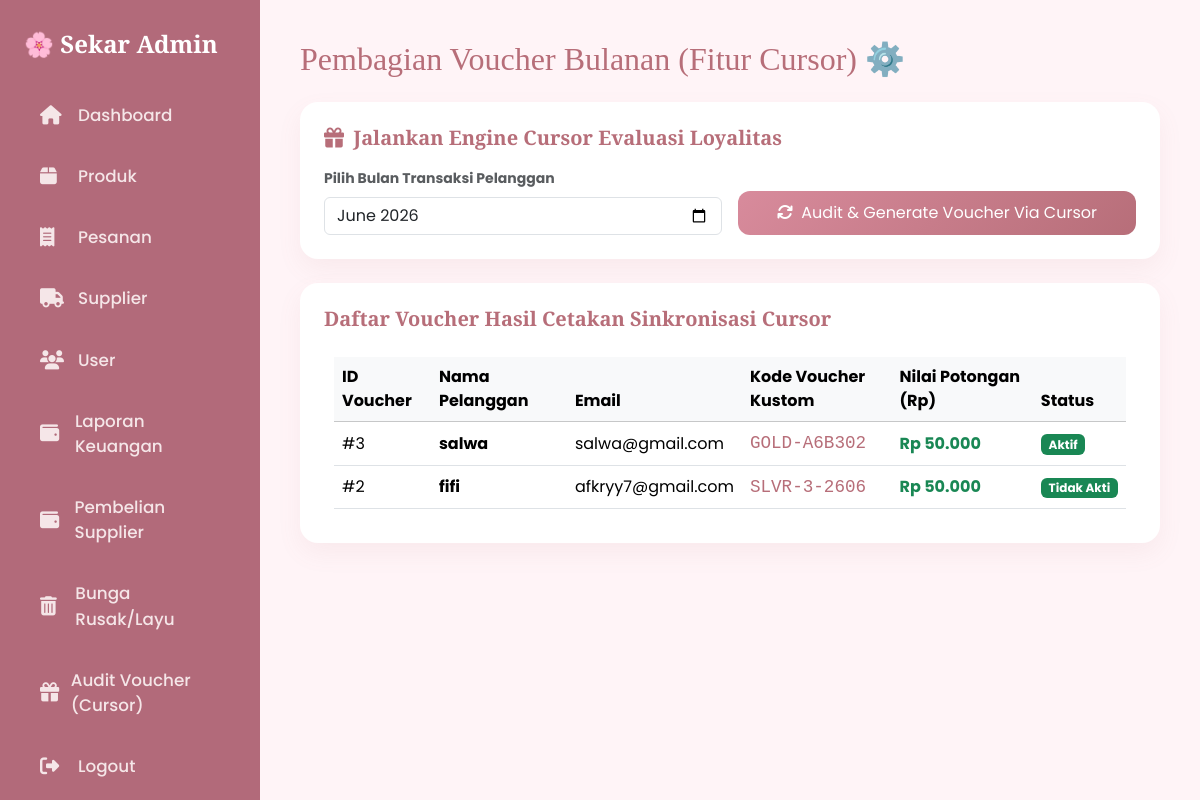
/voucher.php (signed in), run on the app's committed database.
### tables this page shows
CREATE TABLE `voucher_pelanggan` (
  `id_voucher` int(11) NOT NULL,
  `id_pelanggan` int(11) NOT NULL,
  `kode_voucher` varchar(20) NOT NULL,
  `potongan_harga` int(11) NOT NULL,
  `status_aktif` varchar(10) DEFAULT 'Aktif'
);

CREATE TABLE `pelanggan` (
  `id_pelanggan` int(11) NOT NULL,
  `nama` varchar(100) DEFAULT NULL,
  `email` varchar(100) DEFAULT NULL,
  `telepon` varchar(20) DEFAULT NULL,
  `alamat` text DEFAULT NULL
);

### voucher.php (the view, shortened to what this page needs)
<?php
include 'koneksi.php';
$vouchers = $koneksi->query("
    SELECT v.*, p.nama, p.email
    FROM voucher_pelanggan v
    JOIN pelanggan p ON v.id_pelanggan = p.id_pelanggan
    ORDER BY v.id_voucher DESC
");
?>
<!DOCTYPE html>
<html lang="id">
<head>
    <link rel="stylesheet" href="https://cdn.jsdelivr.net/npm/bootstrap@5.3.2/dist/css/bootstrap.min.css">
    <link rel="stylesheet" href="https://cdnjs.cloudflare.com/ajax/libs/font-awesome/6.4.2/css/all.min.css">
</head>
<body>
<?php include 'sidebar.php'; ?>
<div class="main">
    <h2 class="mb-4">Pembagian Voucher Bulanan (Fitur Cursor) ⚙️</h2>
    <div class="card card-box p-4 bg-white mb-4">
        <h5 class="fw-bold mb-3"><i class="fa fa-gift me-1"></i> Jalankan Engine Cursor Evaluasi Loyalitas</h5>
        <form method="POST" action="">
            <div class="row g-3 align-items-end">
                <div class="col-md-6">
                    <label class="form-label small fw-bold text-muted">Pilih Bulan Transaksi Pelanggan</label>
                    <input type="month" name="bulan" class="form-control" required value="<?= date('Y-m') ?>">
                </div>
                <div class="col-md-6">
                    <button type="submit" name="proses_closing" class="btn btn-main w-100">
                        <i class="fa fa-sync fa-spin me-1"></i> Audit & Generate Voucher Via Cursor
                    </button>
                </div>
            </div>
        </form>
    </div>
    <div class="card card-box p-4 bg-white">
        <h5 class="fw-bold mb-3">Daftar Voucher Hasil Cetakan Sinkronisasi Cursor</h5>
        <div class="table-responsive">
            <table class="table table-hover align-middle m-0">
                <thead class="table-light">
                    <tr>
                        <th>ID Voucher</th>
                        <th>Nama Pelanggan</th>
                        <th>Email</th>
                        <th>Kode Voucher Kustom</th>
                        <th>Nilai Potongan (Rp)</th>
                        <th>Status</th>
                    </tr>
                </thead>
                <tbody>
                    <?php if ($vouchers && $vouchers->num_rows > 0): ?>
                        <?php while ($row = $vouchers->fetch_assoc()): ?>
                        <tr>
                            <td>#<?= $row['id_voucher'] ?></td>
                            <td><b><?= htmlspecialchars($row['nama']) ?></b></td>
                            <td><?= htmlspecialchars($row['email']) ?></td>
                            <td><code style="font-size: 1.1rem; color: #b76e79;"><?= $row['kode_voucher'] ?></code></td>
                            <td class="text-success fw-bold">Rp <?= number_format($row['potongan_harga'], 0, ',', '.') ?></td>
                            <td><span class="badge bg-success"><?= $row['status_aktif'] ?></span></td>
                        </tr>
                        <?php endwhile; ?>
                    <?php else: ?>
                        <tr>
                            <td colspan="6" class="text-center text-muted py-4">Belum ada voucher yang digenerate oleh Cursor bulan ini.</td>
                        </tr>
                    <?php endif; ?>
                </tbody>
            </table>
        </div>
    </div>
</div>
</body>
</html>

### voucher.php (style rules this page uses)
body { font-family: 'Poppins', sans-serif; background: #fff4f7; margin: 0; padding: 0; }
h2, h3, h4, h5 { font-family: 'Playfair Display', serif; color: #b76e79; }
.main { margin-left: 260px; padding: 40px; }
.card-box { border: none; border-radius: 18px; box-shadow: 0 10px 25px rgba(183,110,121,0.08); }
.btn-main { background: linear-gradient(135deg, #d88b9c, #b76e79); color: white; border: none; border-radius: 12px; padding: 10px 20px; }
.table-responsive { background: white; border-radius: 12px; padding: 10px; }

### data on the page
voucher_pelanggan: id_voucher "3", id_pelanggan.nama "salwa", id_pelanggan.email "salwa@gmail.com", kode_voucher "GOLD-A6B302", potongan_harga "50.000", status_aktif "Aktif"
voucher_pelanggan: id_voucher "2", id_pelanggan.nama "fifi", id_pelanggan.email "afkryy7@gmail.com", kode_voucher "SLVR-3-2606", potongan_harga "50.000", status_aktif "Tidak Akti"
